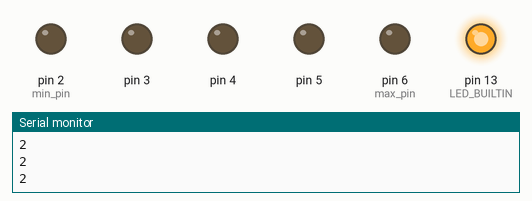
This program was run on a simulated Arduino Uno, built with avr-gcc and run on an emulated ATmega328P. Shown: output pins drawn as LEDs (lit = HIGH), the last lines printed to the serial monitor. Random numbers use the default seed unless the program sets one.

Above: at 1.74 s.
At 10.04 s:
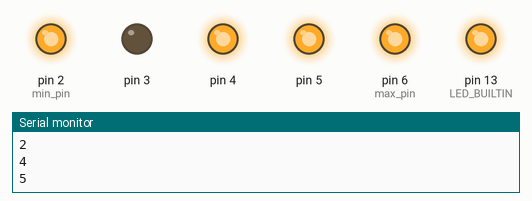
At 15.93 s:
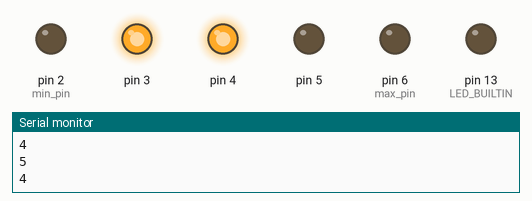
At 19.27 s:
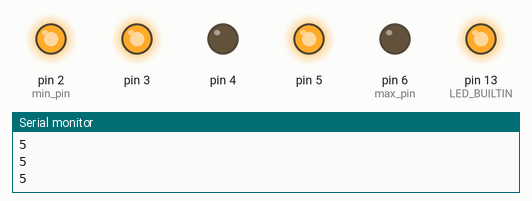
At 32.52 s:
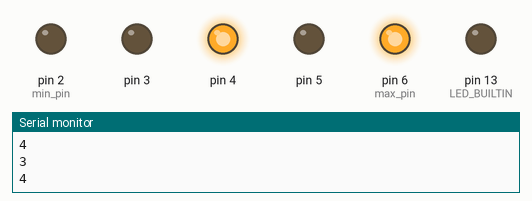
At 39.47 s:
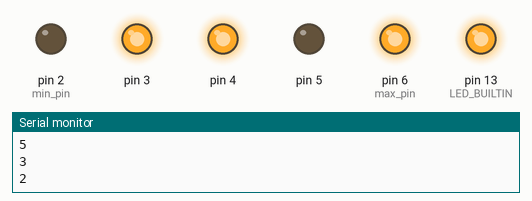
Timing chart, 0 to 40.0 s (numbered marks = the images above):
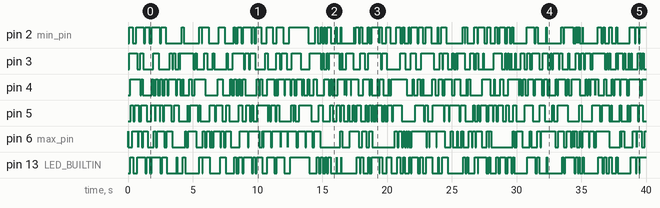

The program:

main.cpp
```cpp
#include "Arduino.h"

int toggle(int);

// LEDs are connected to GPIO 2 .. 6
const int max_pin = 6;
const int min_pin = 2;

long randNumber;
int curr_pin = min_pin;
int state[max_pin];

int total = 600;

void setup()
{
	Serial.begin(9600);
	pinMode(LED_BUILTIN, OUTPUT);
	for(int i = min_pin; i <= max_pin; i++)
	{
		pinMode(i, OUTPUT);
		state[i] = LOW;
	}

	// if analog input pin 0 is unconnected, random analog
	// noise will cause the call to randomSeed() to generate
	// different seed numbers each time the sketch runs.
	// randomSeed() will then shuffle the random function.
	randomSeed(analogRead(0));
}

// the loop function runs over and over again forever
void loop()
{
	digitalWrite(LED_BUILTIN, state[min_pin]);

	curr_pin = random(min_pin, (max_pin + 1));
	Serial.println(curr_pin);
	state[curr_pin] = toggle(state[curr_pin]);
	digitalWrite(curr_pin, state[curr_pin]);
	delay(random(0, 600 / (max_pin - min_pin + 1)));
}

int toggle(int st)
{
	if(st == LOW)
	{
		return (HIGH);
	}
	return (LOW);
}
```

Measured:
- by itself, pin 2 (min_pin): LOW → HIGH at 0.08 s, → LOW 0.30 s later, → HIGH 0.25 s later, → LOW 0.59 s later, … (125 changes in this stretch)
- by itself, pin 3: LOW → HIGH at 0.08 s, → LOW 0.62 s later, → HIGH 0.25 s later, → LOW 0.22 s later, … (130 changes in this stretch)
- by itself, pin 5: LOW → HIGH at 0.21 s, → LOW 0.21 s later, → HIGH 0.11 s later, → LOW 0.32 s later, … (132 changes in this stretch)
- by itself, pin 13 (LED_BUILTIN): LOW → HIGH at 0.19 s, → LOW 0.23 s later, → HIGH 0.28 s later, → LOW 0.62 s later, … (125 changes in this stretch)
